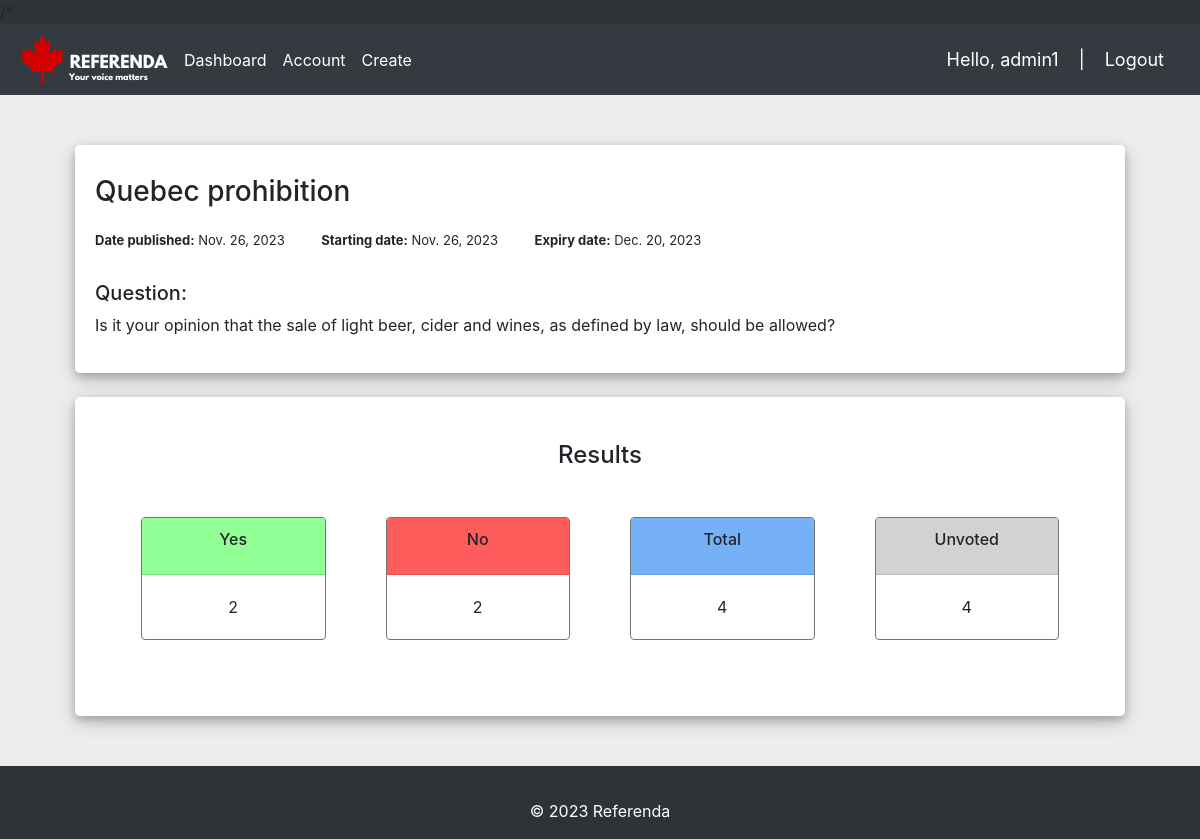
/results/d3cf63af-f635-41d5-a839-66480dee937b/ (signed in), run on the app's committed database.
### referendaMain/models.py (models this page shows, shortened)
class User(AbstractBaseUser, PermissionsMixin):
    id = models.UUIDField(primary_key=True, default=uuid.uuid4, editable=False)
    username = models.CharField(max_length=20, null=False, unique=True)
    email = models.EmailField(blank=True, default="", unique=False)
    is_active = models.BooleanField(default=False)
    is_superuser = models.BooleanField(default=False)
    is_staff = models.BooleanField(default=False)
    date_created = models.DateTimeField(default=timezone.now)
    last_login = models.DateTimeField(blank=True, null=True)
    objects = CustomUserManager()
    USERNAME_FIELD = "username"
    EMAIL_FIELD = "email"
    REQUIRED_FIELDS = []
    class Meta:
        verbose_name = "User"
        verbose_name_plural = "Users"

class Referendum(models.Model):
    id = models.UUIDField(primary_key=True, default=uuid.uuid4, editable=False)
    title = models.CharField(max_length=200, null=True)
    description = models.CharField(max_length=500, null=True)
    choices = models.ManyToManyField(Choice, blank=True)
    date_published = models.DateField(default=timezone.now())
    date_available = models.DateField(null=True)
    date_expired = models.DateField(null=True)

### referendaMain/views.py (the view)
# urls.py: path('results/<uuid:id>/', views.resultsPage, name='results'),
@login_required(login_url="login")
def resultsPage(request, id):
    referendum = Referendum.objects.get(id=id)
    total_voters = Voter.objects.count()
    total_votes = Vote.objects.filter(referendum=referendum).count()
    unvoted = total_voters - total_votes
    yes_votes = Vote.objects.filter(referendum=referendum, choice_id=1).count()
    no_votes = Vote.objects.filter(referendum=referendum, choice_id=2).count()
    vote_results = []
    for choice in referendum.choices.all():
        voteCount = Vote.objects.filter(referendum=referendum, choice=choice).count()
        vote_results.append([choice.name, voteCount])
    return render(
        request,
        "referendaPages/results.html",
        context={
            "referendum": referendum,
            "unvoted": unvoted,
            "yes_votes": yes_votes,
            "no_votes": no_votes,
            "vote_results": vote_results,
            "total_votes": total_votes,
        },
    )

### referendaMain/templates/referendaPages/results.html (shortened to what this page needs)
{% extends 'referendaPages/main.html' %}
{% block content %}
<div class="content-wrapper">
    <div class="container h-150">
        <div class="d-flex justify-content-center h-100">
            <div class="referendum_card">
                <div class="d-flex justify-content-left">
                    <h3 id="referendum-title">{{ referendum.title }}</h3>
                </div>
                <div>
                    <span>
                        <span class="ref-info"><b>Date published:</b> {{ referendum.date_published }}</span>&emsp;&emsp;
                        <span class="ref-info"><b>Starting date:</b> {{ referendum.date_available }}</span>&emsp;&emsp;
                        <span class="ref-info"><b>Expiry date:</b> {{ referendum.date_expired }}</span>
                    </span>
                </div>
                <div id="ref-description">
                    <h5>Question:</h5>
                    <p>{{ referendum.description }}</p>
                </div>
            </div>
        </div>
    </div>
    <br>
    <div class="container h-150">
        <div class="d-flex justify-content-center h-100">
            <div class="referendum_card">
                {% include 'referendaPages/statistics.html' %}
            </div>
        </div>
    </div>
</div>
{% endblock %}

### referendaMain/templates/referendaPages/navbar.html (shortened to what this page needs)
{% load static %}
<nav class="navbar navbar-expand-lg navbar-dark bg-dark">
    <img src="{% static 'images/logo-dark.png' %}">
    <div class="collapse navbar-collapse" id="navbarNav">
        <ul class="navbar-nav">
            <li class="nav-item active">
                <a class="nav-link" href="{% url 'dashboard' %}">Dashboard</a>
            </li>
            <li class="nav-item active">
                <a class="nav-link" href="{% url 'account' %}">Account</a>
            </li>
            {% if request.user.is_staff %}
            <li class="nav-item active">
                <a class="nav-link" href="{% url 'create' %}">Create</a>
            </li>
            {% endif %}
        </ul>
    </div>
    <span class="hello-msg">Hello, {{ request.user }}</span>
    <span class="hello-msg">|</span>
    <span><a class="hello-msg" href="{% url 'logout' %}">Logout</a></span>
</nav>

### static/css/main.css (style rules this page uses)
body { background-color: #2e3338 !important; }
.content-wrapper { padding-top: 50px; padding-bottom: 50px; height: 100%; width: 100%; background-color: rgb(237, 237, 237); }
.referendum_card { width: 1050px; margin-bottom: auto; background: #ffffff; position: relative; display: flex; justify-content: center; flex-direction: column; padding: 20px; box-shadow: 0 4px 8px 0 rgba(0, 0, 0, 0.2), 0 6px 20px 0 rgba(0, 0, 0, 0.19); -webkit-box-shadow: 0 4px 8px 0 rgba(0, 0, 0, 0.2), 0 6px 20px 0 rgba(0, 0, 0, 0.19); -moz-box-shadow: 0 4px 8px 0 rgba(0, 0, 0, 0.2), 0 6px 20px 0 rgba(0, 0, 0, 0.19); border-radius: 5px; }
#referendum-title { padding-top: 10px; padding-bottom: 10px; }
.ref-info { font-size: small; }
#ref-description { padding-top: 30px }
.hello-msg { font-size: 18px; color: #fff; margin-right:20px; }

### data on the page
User: user "admin1"
Referendum: title "Quebec prohibition", date_published "Nov. 26, 2023", date_available "Nov. 26, 2023", date_expired "Dec. 20, 2023", description "Is it your opinion that the sale of light beer, cider and wines, as defined by law, should be allowed?"

### other printed values
{{ yes_votes }} "2"
{{ no_votes }} "2"
{{ total_votes }} "4"
{{ unvoted }} "4"
